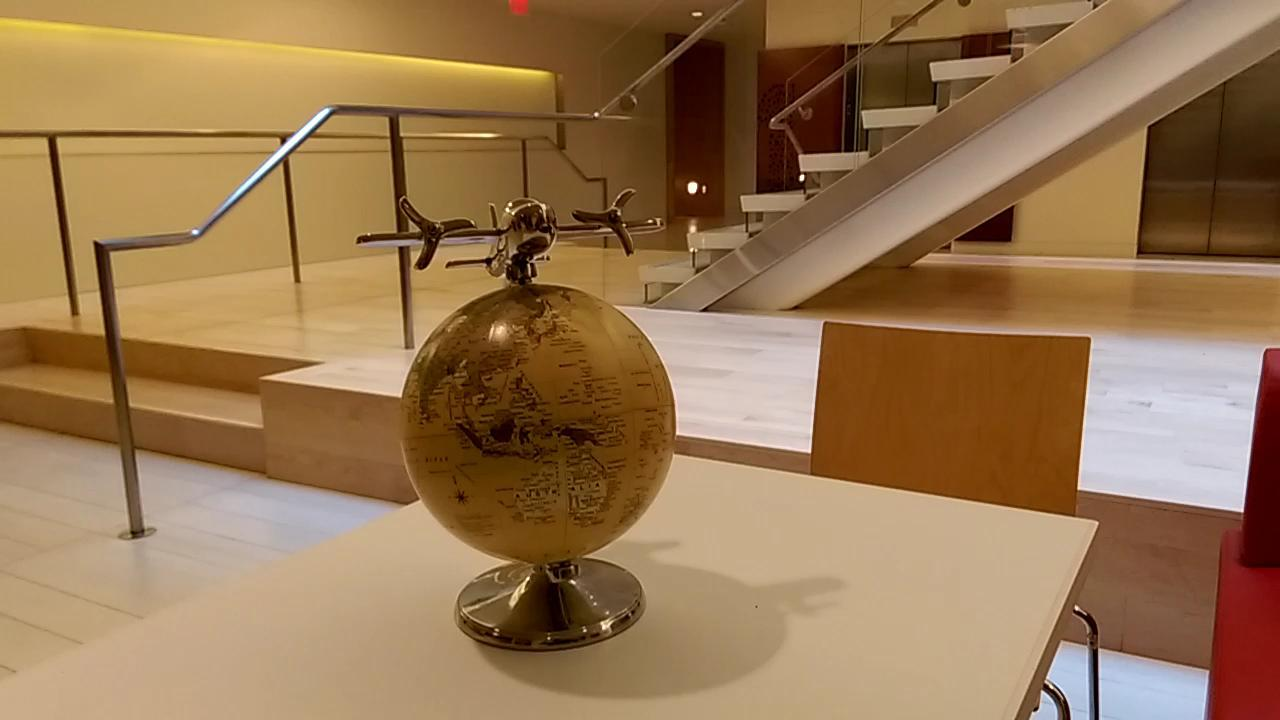
%> input picture SFM/image1.jpg, 1280 x 720 px; its folder holds 4 pictures in this run
$ octave SFMDemo.m   (GNU Octave 9; MATLAB toolbox functions it lacks are replaced by stand-ins)
%> lines starting %> are read from the running program, lines starting %| are printed output that depends on the picture
clear
close all
clc
imageDir = fullfile(('SFM'));
imds = imageDatastore(imageDir);

% Display the images.
figure
montage(imds.Files, 'Size', [3, 2]);
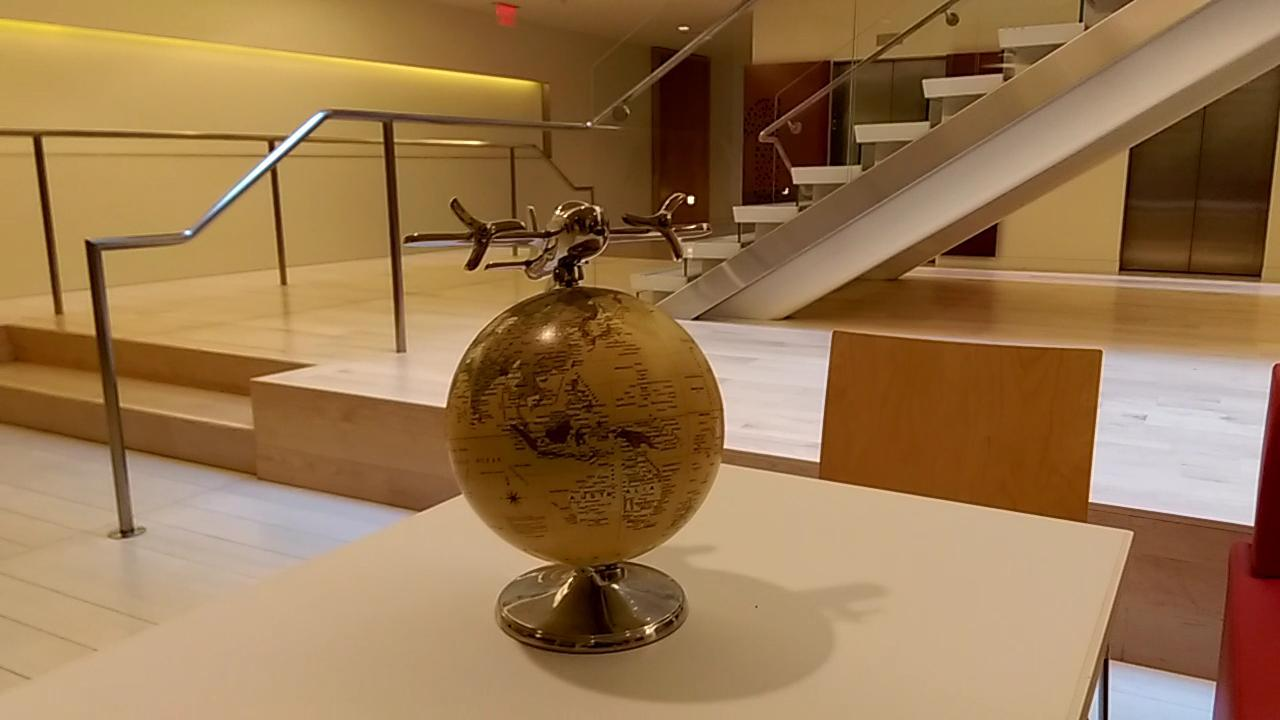
%> input picture SFM/image2.jpg, 1280 x 720 px
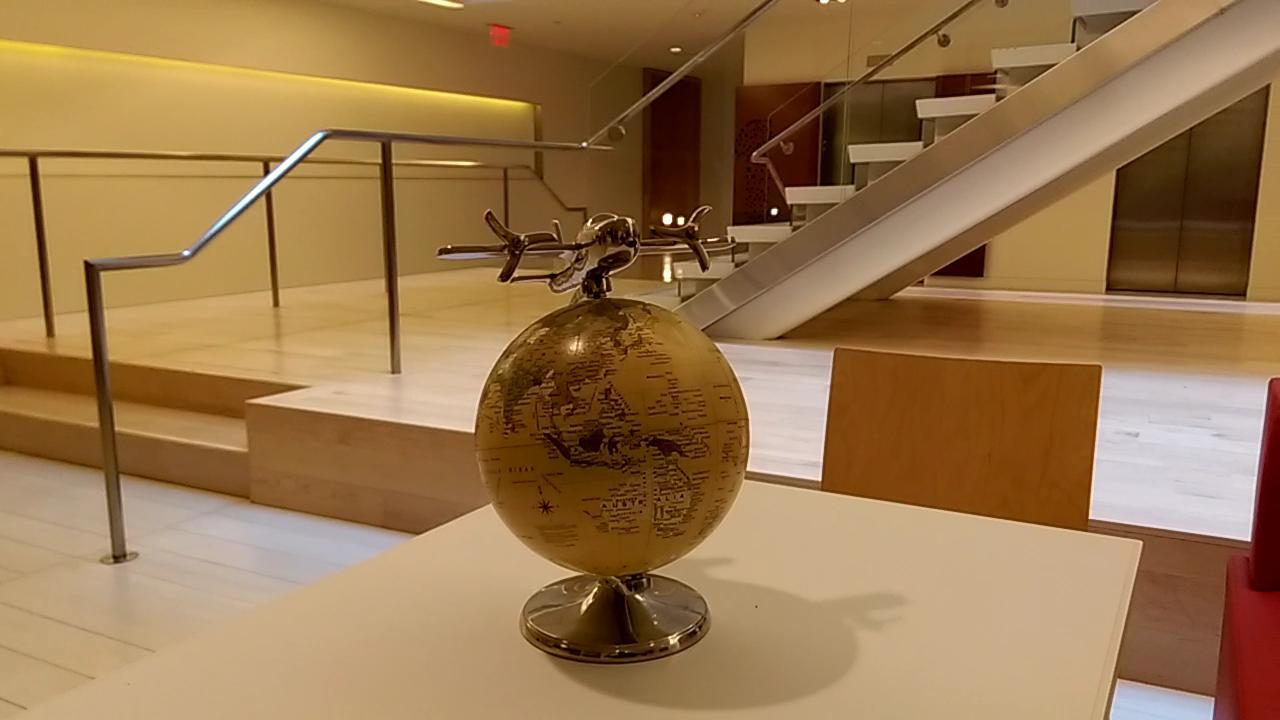
%> input picture SFM/image3.jpg, 1280 x 720 px
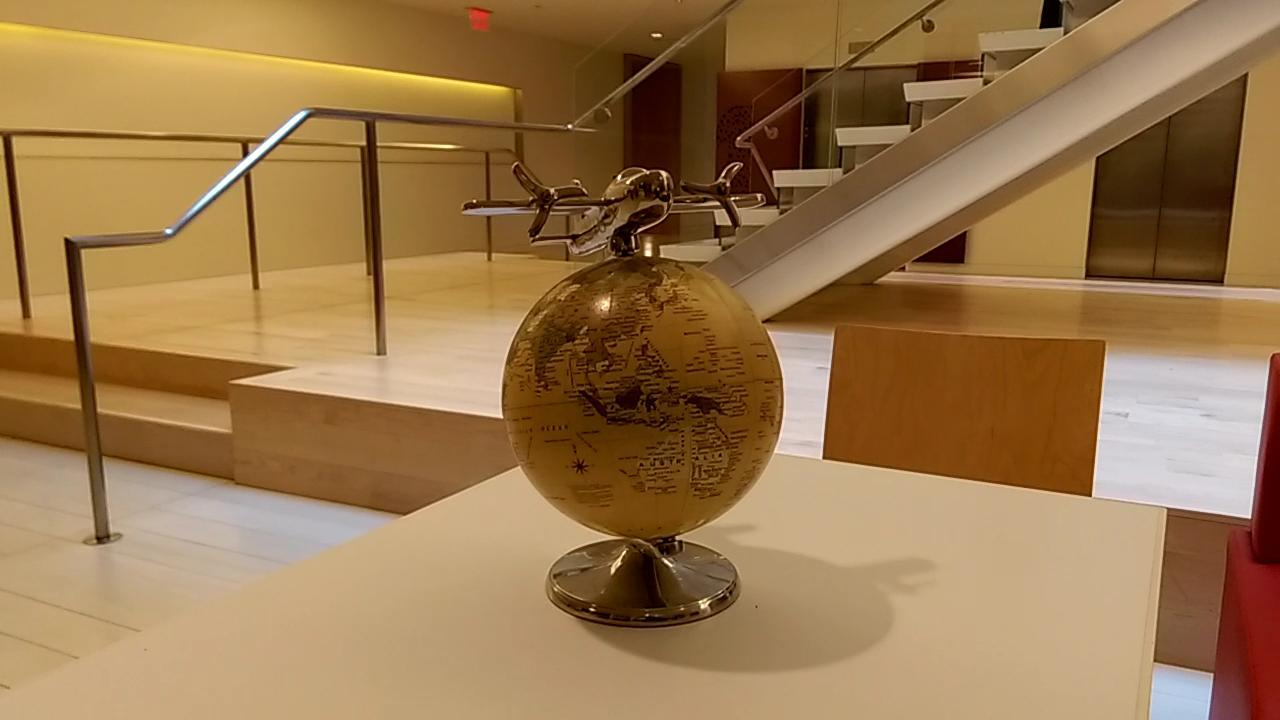
%> input picture SFM/image4.jpg, 1280 x 720 px

% Convert the images to grayscale.
images = cell(1, numel(imds.Files));
for i = 1:numel(imds.Files)
    I = readimage(imds, i);
%> I is the input picture: size 720x1280x3 uint8; mean R, G, B 151.9, 118.5, 81.8
    images{i} = rgb2gray(I);
end

title('Input Image Sequence');

load(fullfile(imageDir, 'cameraParams.mat'));


% Undistort the first image.
%> (the run ends here)
